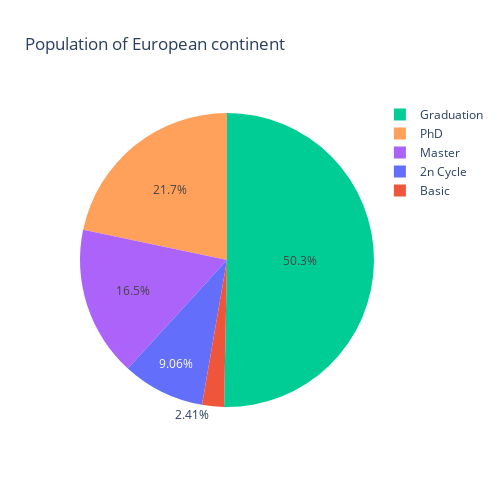

Notebook code cell kept with this figure:
### Code cell
fig = px.pie(education, 
             values='count', 
             names='education', 
             color="education", 
             title='Population of European continent')


fig.update_layout(
    autosize=False,
    width=500,
    height=500
)

fig.show()

### Figure 1 — Plotly figure (JSON) as saved in the notebook; plotly's stock layout.template omitted (floating-point values rounded to 4 significant figures)
{"data": [{"customdata": [["2n Cycle"], ["Basic"], ["Graduation"], ["Master"], ["PhD"]], "domain": {"x": [0, 1], "y": [0, 1]}, "hovertemplate": "education=%{customdata[0]}<br>count=%{value}<extra></extra>", "labels": ["2n Cycle", "Basic", "Graduation", "Master", "PhD"], "legendgroup": "", "marker": {"colors": ["#636efa", "#EF553B", "#00cc96", "#ab63fa", "#FFA15A"]}, "name": "", "showlegend": true, "type": "pie", "values": [203, 54, 1127, 370, 486]}], "layout": {"autosize": false, "height": 500, "legend": {"tracegroupgap": 0}, "title": {"text": "Population of European continent"}, "width": 500}}
